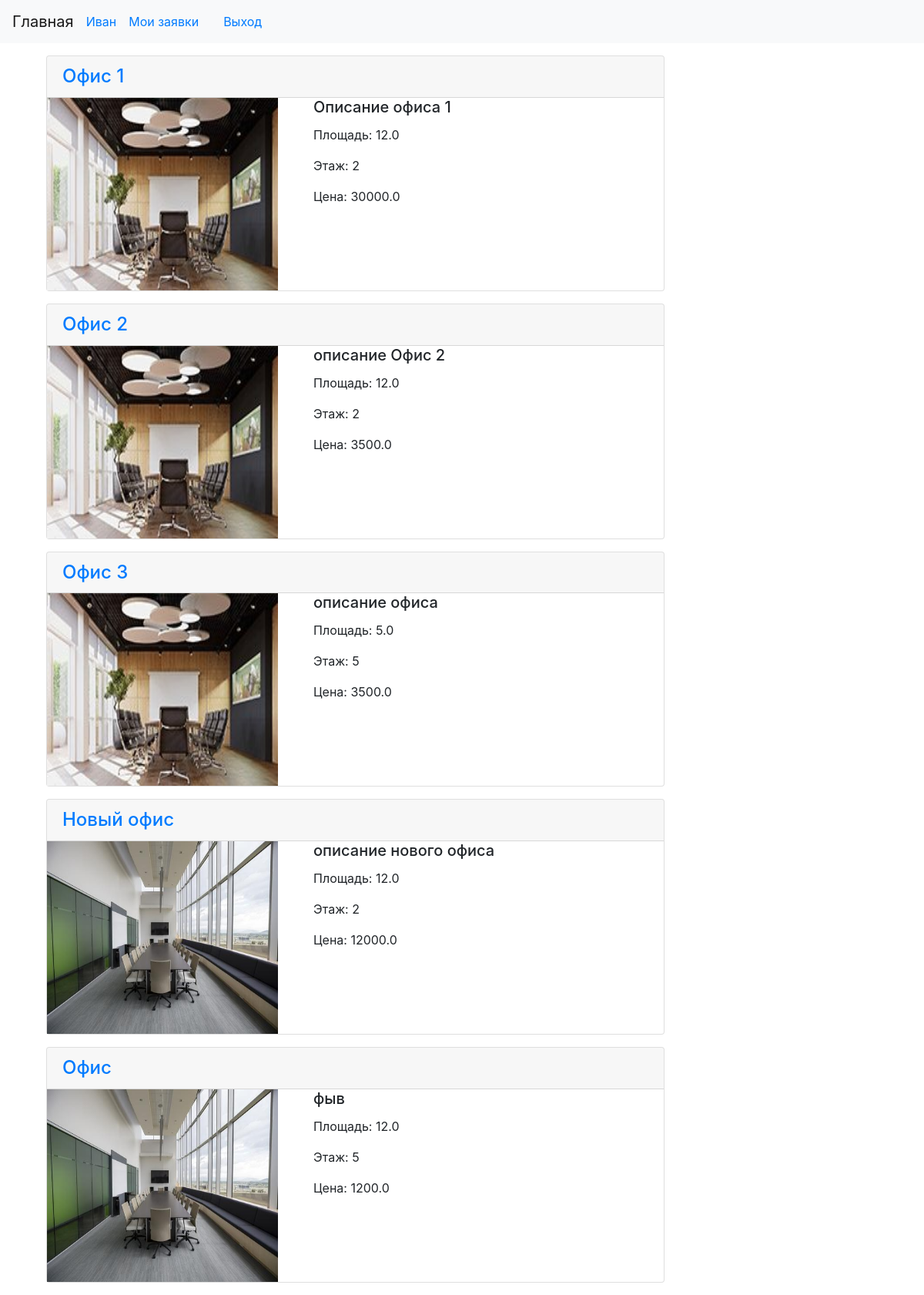
Screenshot of / (signed in) with the database file from the repository.
### rent/models.py (models this page shows, shortened)
class Premises(models.Model):
    areaName = models.CharField(verbose_name='Название площади',
                                max_length=30)
    describe = models.TextField(verbose_name='Описание площади',
                                blank=True)
    area = models.FloatField(verbose_name='Площадь помещения',
                             blank=False)
    floor = models.IntegerField(verbose_name='Этаж', blank=False)
    price = models.FloatField(verbose_name="Цена/месяц в руб.")
    photo = models.ImageField(verbose_name='Изображения',
                              upload_to='photos/%Y/%m/%d/', blank=True)
    purpose = models.ManyToManyField('PurposesOfPremises', verbose_name='Назначения', blank=True)
    class Meta:
        verbose_name = 'Помещение'
        verbose_name_plural = 'Помещения'

### rent/views.py (the view)
# urls.py: path('', index, name='index'),
def index(request):
    premises = Premises.objects.all()
    context = {
        'premises': premises,
        'title': 'Офисы'
    }
    return render(request, template_name='rent/index.html', context=context)

### templates/rent/index.html
{% extends "layout/basic.html" %}
{% block content %}
    {% for item in premises %}
        <div class="card mb-3" >
        <h4 class="card-header"><a href="{% url 'by_area' item.pk %}">{{ item.areaName }}</a></h4>
    <div class="row">
        <div class="col-lg-5">
            <a href="{% url 'by_area' item.pk %}">
                            <img src="{{ item.photo.url }}" width="300" height="250"  alt=""/>
                 </a>
        </div>
            <div class="col-lg-7">
                <h5 class="card-title">{{ item.describe }}</h5>
                <p class="card-text">Площадь: {{ item.area }}</p>
                <p class="card-text">Этаж: {{ item.floor}}</p>
                <p class="card-text">Цена: {{ item.price}}</p>
            </div>
        </div>
        </div>
    {% endfor %}
{% endblock %}

### templates/layout/basic.html (shortened to what this page needs)
<!DOCTYPE html>
<html lang="en">
<head>
    <link rel="stylesheet" href="https://stackpath.bootstrapcdn.com/bootstrap/4.1.3/css/bootstrap.min.css">
</head>
<body>
<nav class="navbar navbar-expand-lg navbar-light bg-light">
    <a href="{% url 'index' %}" class="navbar-brand">Главная</a>
    {% if user.is_authenticated %}
        <a href="#">{{ user.username }}</a>
        <a href="{% url 'apps' %}" class="nav-link">Мои заявки</a>
        <a href="{% url 'logout' %}" class="nav-link">Выход</a>
    {% else %}
      <a href="{% url 'login' %}" class="nav-link">Вход</a>
      <a href="{% url 'signup' %}" class="nav-link">Регистрация</a>
    {% endif %}
</nav>
<div class="container mt-3">
 <div class="col-md-9">
    <section>
        {% block content %}
        {% endblock %}
    </section>
 </div>
</div>
</body>
</html>

### rows the page displays
Premises: areaName "Офис 1", photo (picture), describe "Описание офиса 1", area "12.0", floor "2", price "30000.0"
Premises: areaName "Офис 2", photo (picture), describe "описание Офис 2", area "12.0", floor "2", price "3500.0"
Premises: areaName "Офис 3", photo (picture), describe "описание офиса", area "5.0", floor "5", price "3500.0"
Premises: areaName "Новый офис", photo (picture), describe "описание нового офиса", area "12.0", floor "2", price "12000.0"
Premises: areaName "Офис", photo (picture), describe "фыв", area "12.0", floor "5", price "1200.0"

### other values shown
{{ user.username }} "Иван"
